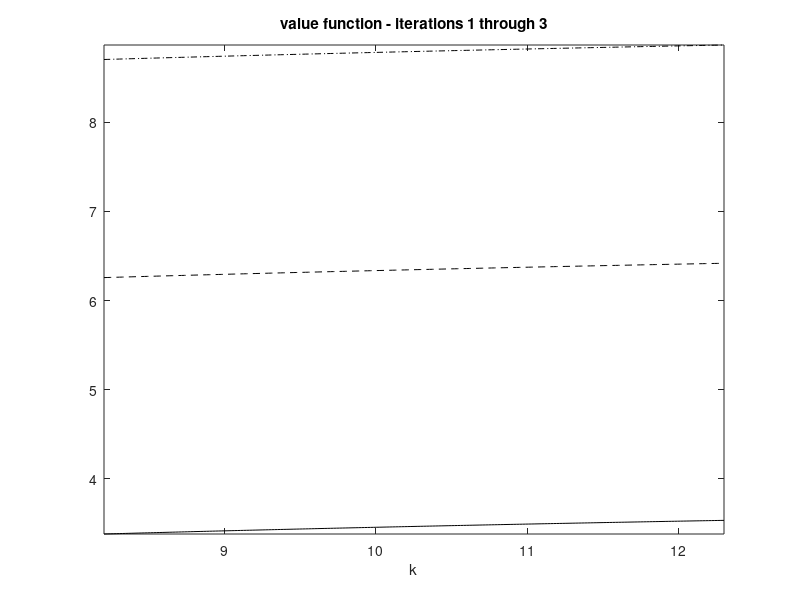

Reproduce this figure in MATLAB. (Note: this script raises an error after producing the figure.)
% This m-file solves the numerics of problem set 2, question 1
% Coded by Cezar Santos, Pilar Alcalde, and Devin Reilly, modified by
% Eugenio Rojas

clear all; 
clc; 
close all;

tic                                        % initializing the timer

% PARAMETERS 

A        = 20; 
aalpha   = 0.3; 
bbeta    = 0.85;
max_iter = 10000;
tol      = 1.0e-4;
n_grid   = 201;                            % numbers of elements in the grid

% PRELIMINARIES

% 0. Calculate the steady state capital level
k_ss = (A*aalpha*bbeta)^(1/(1-aalpha));

% 1. Set the grid for this period's capital.

kmin = k_ss*0.8;
kmax = k_ss*1.2;
k    = linspace(kmin,kmax,n_grid)';     

% 2. Compute this period's utility for each k, k'
%    This will be useful in the actual iteration (the flow utilities will
%    never change in the iteration even as the value function updates).

utility = zeros(n_grid, n_grid);
for ii = 1:n_grid       %Today's capital
    for jj = 1:n_grid   %Tomorrow's capital
        help = A * (k(ii)^aalpha) - k(jj);  %Calculate implied consumption
        if help > 0                         %If consumption positive, flow utility
            utility(ii,jj) = log(help);
        else                                %If cons <= 0, penalize with a large number
            utility(ii,jj) = -99999;
        end
    end
end

% 3. Value function iteration

iter = 0;                                   % Start iteration number at 0
diff = tol + 1;                             % To make sure loop actually starts
v0   = zeros(n_grid,1);                     % Initial guess for the value function

v1_store   = zeros(n_grid,3);
v_possible = zeros(n_grid, n_grid);

while diff > tol  &&  iter < max_iter
    iter = iter + 1;
    v_possible = utility + bbeta*ones(n_grid,1)*v0';
    [v1 ind] = max(v_possible,[],2);
    policy = k(ind);
    diff = max(abs(v1 - v0));
    v0 = v1;
    
    if iter <= 3
        v1_store(:,iter) = v1;
    end
end

% PLOTS

figure(1)
plot(k, v1_store(:,1), 'k', k, v1_store(:,2), '--k', k, v1_store(:,3), '-.k')
title('value function - iterations 1 through 3')
xlabel('k')
axis tight
legend('Iter 1','Iter 2','Iter 3',4)
%saveas(gcf,'q1_part4.eps')


% TRUE VALUE FUNCTION AND GRAPH
k_grid = linspace(kmin,kmax,n_grid);
a1 = aalpha/(1-aalpha*bbeta);
a0 = 1/(1-bbeta)*( bbeta*a1*log(aalpha*bbeta) + a1*log(A)/aalpha + log(1-aalpha*bbeta) );
value = a0 + a1*log(k_grid);

figure(2)
plot(k_grid, value, 'k', k, v1, 'k-.')
title('value function')
xlabel('k')
axis tight
legend('true','numerical solution',4)
saveas(gcf,'q1_part8_vfn.eps')

% TRUE POLICY FUNCTION AND GRAPH
truepolicy = A*aalpha*bbeta*(k_grid.^aalpha);

figure(3)
plot(k_grid, truepolicy, 'k', k, policy, 'k-.')
title('policy function')
xlabel('k')
axis tight
legend('true','numerical solution',4)
saveas(gcf,'q1_part8_polfn.eps')

% SIMULATION
kt = 0.9*k_ss;
kt1 = zeros(100,1);
ct  = zeros(100,1);
for ii = 1:length(kt1)
    kt1(ii) = A*aalpha*bbeta*(kt^aalpha);
    ct(ii)  = A*(kt^aalpha) - kt1(ii);
    kt     = kt1(ii);
end
figure(4)
plot(kt1)
hold on;
plot(ct,'--k')
title(['Simulation, \beta = ' num2str(bbeta)])
xlabel('t')
legend('Capital Stock','Consumption')
ylim([0 35])
saveas(gcf,'q1_part8_sim.eps')

toc      % stop the timer

%% Question 1.9 


clear all; 
clc; 
%close all;

tic                                        % initializing the timer

% PARAMETERS 

A        = 20; 
aalpha   = 0.3; 
bbeta    = 0.85;
ssigma   = 3;
max_iter = 10000;
tol      = 1.0e-4;
n_grid   = 201;                            % numbers of elements in the grid

% PRELIMINARIES

% 0. Calculate the steady state capital level
k_ss = (A*aalpha*bbeta)^(1/(1-aalpha));

% 1. Set the grid for this period's capital.

kmin = k_ss*0.8;
kmax = k_ss*1.2;
k    = linspace(kmin,kmax,n_grid)';     

% 2. Compute this period's utility for each k, k'
%    This will be useful in the actual iteration (the flow utilities will
%    never change in the iteration even as the value function updates).

utility = zeros(n_grid, n_grid);
for ii = 1:n_grid       %Today's capital
    for jj = 1:n_grid   %Tomorrow's capital
        help = A * (k(ii)^aalpha) - k(jj);  %Calculate implied consumption
        if help > 0                         %If consumption positive, flow utility
            utility(ii,jj) = ((help)^(1-ssigma))/(1-ssigma);
        else                                %If cons <= 0, penalize with a large number
            utility(ii,jj) = -99999;
        end
    end
end

% 3. Value function iteration

iter = 0;                                   % Start iteration number at 0
diff = tol + 1;                             % To make sure loop actually starts
v0   = zeros(n_grid,1);                     % Initial guess for the value function

v1_store   = zeros(n_grid,3);
v_possible = zeros(n_grid, n_grid);

while diff > tol  &&  iter < max_iter
    iter = iter + 1;
    v_possible = utility + bbeta*ones(n_grid,1)*v0';
    [v1 ind] = max(v_possible,[],2);
    policy = k(ind);
    diff = max(abs(v1 - v0));
    v0 = v1;
    
    if iter <= 3
        v1_store(:,iter) = v1;
    end
end

% Compute consumption policy function

cpol = zeros(length(policy),1);
for i = 1:length(policy)
    cpol(i,1) = A*k(i,1)^aalpha-policy(i,1);
end

toc

% Simulation 

kt    = 0.9*k_ss;
[C,I] = min(abs(k-kt));

kt1 = zeros(100,1);
ct  = zeros(100,1);

kt1(1,1) = k(I,1);
ct(1,1)  = cpol(I,1);

for ii = 2:length(kt1)
    kt1aux  = find(kt1(ii-1,1)==k);
    kt1(ii) = policy(kt1aux);
    ct(ii)  = A*kt1(ii-1,1)^aalpha-kt1(ii);
end


% VALUE FUNCTION AND GRAPH

figure(5)
plot(k, v1,'k')
title('value function')
xlabel('k')
axis tight
saveas(gcf,'q1_part9_vfn.eps')

% POLICY FUNCTION AND GRAPH

figure(6)
plot(k, policy, 'k')
title('policy function')
xlabel('k')
axis tight
saveas(gcf,'q1_part9_polfn.eps')

figure(7)
plot(kt1)
hold on;
plot(ct,'--k')
title(['Simulation, \beta = ' num2str(bbeta)])
xlabel('t')
legend('Capital Stock','Consumption')
ylim([0 35])
saveas(gcf,'q1_part9_sim.eps')

